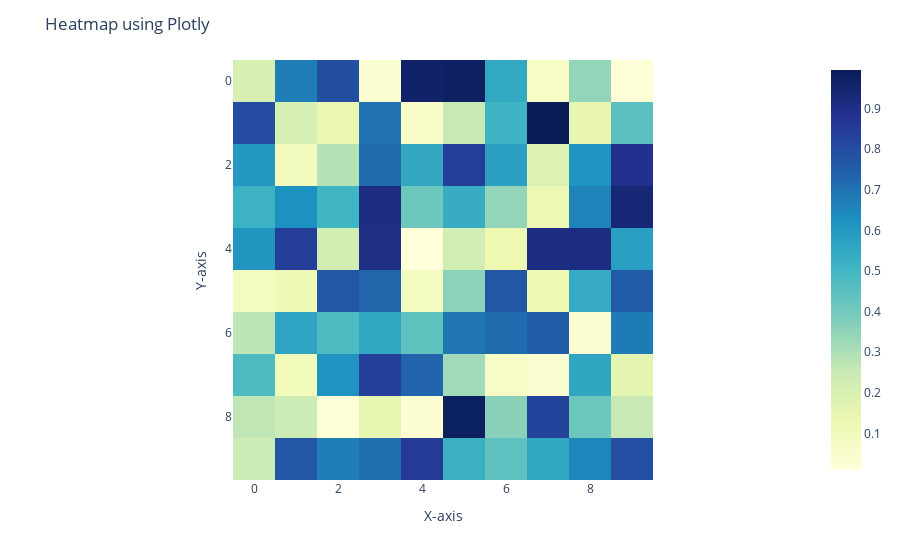

Notebook code cell kept with this figure:
### Markdown cell above
Heatmap - plotly

### Code cell
# # Sample data (a 2D array of sales data)
# data = np.random.rand(10, 10)  # Replace with your actual sales data

# # Create heatmap
# fig = px.imshow(data, color_continuous_scale='YlGnBu')

# # Customize plot
# fig.update_layout(title="Heatmap using Plotly", xaxis_title="X-axis", yaxis_title="Y-axis")

# # Show plot
# fig.show()

### Figure 1 — Plotly figure (JSON) as saved in the notebook; plotly's stock layout.template omitted (floating-point values rounded to 4 significant figures)
{"data": [{"coloraxis": "coloraxis", "hovertemplate": "x: %{x}<br>y: %{y}<br>color: %{z}<extra></extra>", "name": "0", "type": "heatmap", "xaxis": "x", "yaxis": "y", "z": [[0.2048, 0.6714, 0.7933, 0.04174, 0.9634, 0.9754, 0.5507, 0.06491, 0.3452, 0.02043], [0.8009, 0.2079, 0.1433, 0.6999, 0.05795, 0.2566, 0.5103, 0.9953, 0.1465, 0.4495], [0.6014, 0.09727, 0.2887, 0.7208, 0.5508, 0.8386, 0.5803, 0.1846, 0.6155, 0.887], [0.5168, 0.6261, 0.5051, 0.9097, 0.4133, 0.5355, 0.3426, 0.1296, 0.6628, 0.9357], [0.6127, 0.8427, 0.2179, 0.9032, 0.00977, 0.2258, 0.1321, 0.9075, 0.9102, 0.5811], [0.08749, 0.1169, 0.7711, 0.7328, 0.08713, 0.3575, 0.7732, 0.1315, 0.5378, 0.7547], [0.2725, 0.5665, 0.4767, 0.5566, 0.4407, 0.6937, 0.7182, 0.7564, 0.03732, 0.6788], [0.4772, 0.1002, 0.6142, 0.8379, 0.7339, 0.3216, 0.06786, 0.03733, 0.5591, 0.1609], [0.2679, 0.2357, 0.01935, 0.1517, 0.0339, 0.9818, 0.3605, 0.8255, 0.4122, 0.2532], [0.2367, 0.7731, 0.6713, 0.7063, 0.8532, 0.522, 0.4428, 0.5537, 0.652, 0.7886]]}], "layout": {"coloraxis": {"colorscale": [[0, "rgb(255,255,217)"], [0.125, "rgb(237,248,177)"], [0.25, "rgb(199,233,180)"], [0.375, "rgb(127,205,187)"], [0.5, "rgb(65,182,196)"], [0.625, "rgb(29,145,192)"], [0.75, "rgb(34,94,168)"], [0.875, "rgb(37,52,148)"], [1, "rgb(8,29,88)"]]}, "margin": {"t": 60}, "title": {"text": "Heatmap using Plotly"}, "xaxis": {"anchor": "y", "constrain": "domain", "domain": [0, 1], "scaleanchor": "y", "title": {"text": "X-axis"}}, "yaxis": {"anchor": "x", "autorange": "reversed", "constrain": "domain", "domain": [0, 1], "title": {"text": "Y-axis"}}}}
